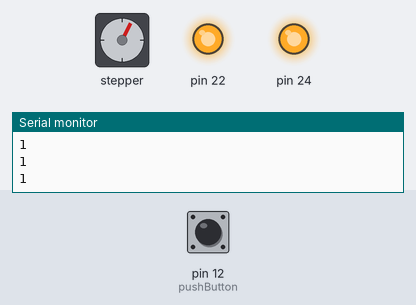
Bench run of a sketch on a simulated Arduino Mega 2560, built with avr-gcc and run on an emulated ATmega2560. Parts: stepper motor, output pins drawn as LEDs (lit = HIGH), the last lines printed to the serial monitor. Inputs (shaded band) come from the test bench; at power-on: pin 12 (pushButton) HIGH. Stepper angles assume 50 steps per turn.

Above: at 3.2 s.
3.3 s: pin 12 (pushButton) pulled LOW for 3.2 s
At 4.3 s:
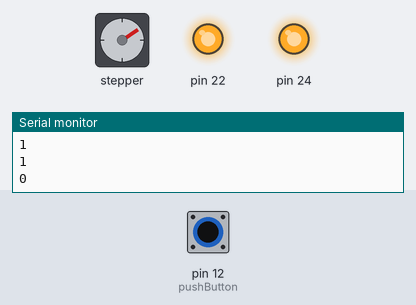
8.0 s: pin 12 (pushButton) pulled LOW for 0.15 s
At 9.0 s:
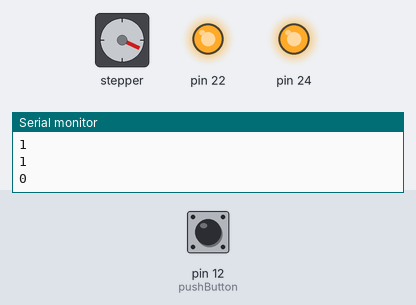
9.6 s: pin 12 (pushButton) pulled LOW for 1 s
At 11.4 s:
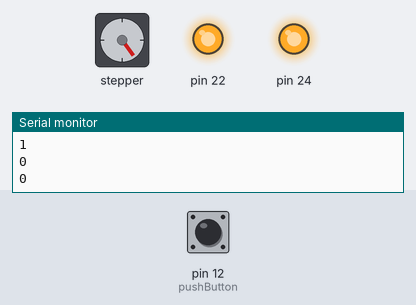
12.1 s: pin 12 (pushButton) pulled LOW for 0.15 s
At 13.3 s:
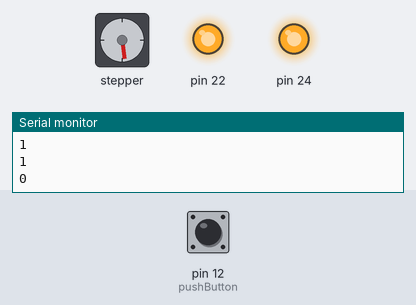
13.7 s: pin 12 (pushButton) pulled LOW for 1 s
At 14.5 s:
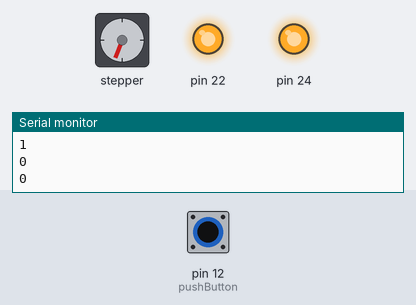
16.2 s: pin 12 (pushButton) pulled LOW for 0.15 s
At 17.7 s:
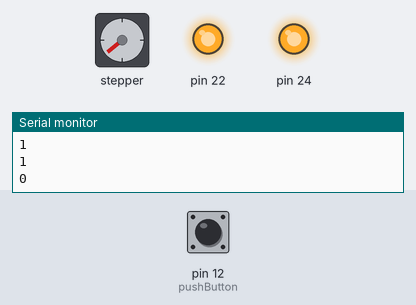
Timing chart, 0 to 18.8 s (numbered marks = the images above; inputs shaded):
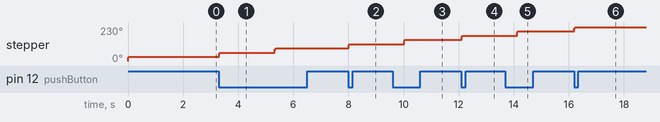

The sketch:

working_code.ino
```cpp
#include <Stepper.h>
const int stepsPerRevolution = 50;
const int rpm = 200;
Stepper myStepper = Stepper(stepsPerRevolution,4,5,6,7);
int pushButton = 12;
void rotate()
{  digitalWrite(24,HIGH);
  digitalWrite(22,HIGH);
  myStepper.step(4.2);
  delay(2000);
}
void setup(){
  myStepper.setSpeed(rpm);
  Serial.begin(9600);
  pinMode(22,OUTPUT);
  pinMode(24, OUTPUT);
  pinMode(pushButton, INPUT_PULLUP);
  rotate();
}
void loop(){
    int buttonState = digitalRead(pushButton);
    Serial.println(buttonState);
    if (buttonState == 0){
      rotate();
    }
}
```

Measured:
- after the input at 3.3 s, stepper: turns 29° clockwise in 0.02 s, then 29° clockwise in 0.02 s
- after the input at 8.0 s, stepper: goes 108° 0.02 s, then 115°, starting at once
- after the input at 9.6 s, stepper: goes 136° 0.02 s, then 144°, starting after 0.43 s
- after the input at 12.1 s, stepper: goes 165° 0.02 s, then 172°, starting at once
- after the input at 13.7 s, stepper: goes 194° 0.02 s, then 201°, starting after 0.43 s
- after the input at 16.2 s, stepper: goes 223° 0.02 s, then 230°, starting at once
